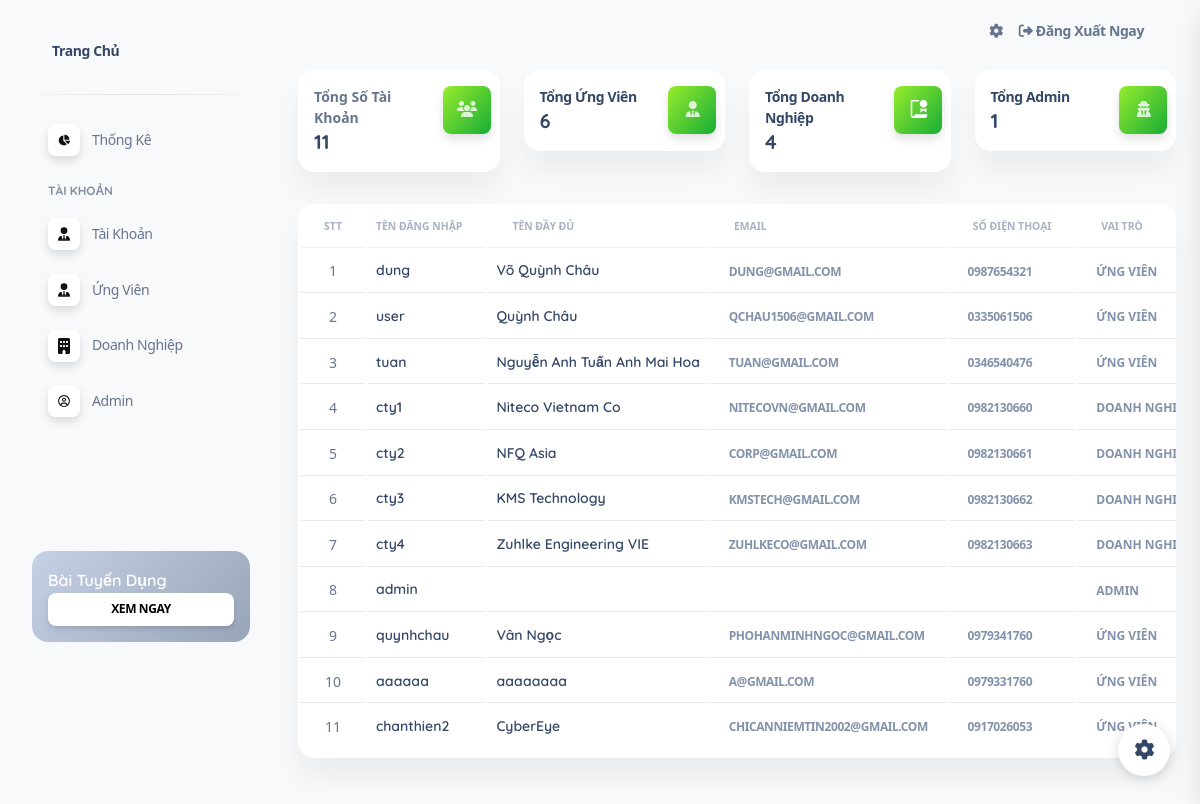
The page /src/WEB/index.php?act=account (signed in) on the database its author committed.
### tables this page shows
CREATE TABLE `user` (
  `id` int(10) NOT NULL,
  `username` varchar(255) NOT NULL,
  `pass` varchar(255) NOT NULL,
  `name` varchar(255) NOT NULL,
  `email` varchar(255) NOT NULL,
  `phone` varchar(13) NOT NULL,
  `address` varchar(255) NOT NULL,
  `role` int(2) NOT NULL
);

### src/WEB/index.php (called while the page is built)
<?php
include 'controller/controller.php';

### src/WEB/model/pdo.php (called while the page is built, shortened)
<?php
function pdo_get_connection(){
    $servername = "mariadb_server";
    $username = "ankan";
    $password = "310102";
    try {
        $conn = new PDO("mysql:host=$servername;dbname=web_tuyendung", $username, $password);
        $conn->setAttribute(PDO::ATTR_ERRMODE, PDO::ERRMODE_EXCEPTION);
        return $conn;
    } catch(PDOException $e) {
        echo "Connection failed: " . $e->getMessage();
    }
}
function pdo_query($sql){
    $sql_args=array_slice(func_get_args(),1);
    try{
        $conn=pdo_get_connection();
        $stmt=$conn->prepare($sql);
        $stmt->execute($sql_args);
        $rows=$stmt->fetchAll();
        return $rows;
    }
    catch(PDOException $e){
        throw $e;
    }
    finally{
        unset($conn);
    }
}
function pdo_query_one($sql){
    $sql_args=array_slice(func_get_args(),1);
    try{
        $conn=pdo_get_connection();
        $stmt=$conn->prepare($sql);
        $stmt->execute($sql_args);
        $row=$stmt->fetch(PDO::FETCH_ASSOC);
        return $row;
    }
    catch(PDOException $e){
        throw $e;
    }
    finally{
        unset($conn);
    }
}

### src/WEB/model/admin.php (called while the page is built, shortened)
<?php
function manageAdmin($id)
{
    $sql = "SELECT * FROM user u
            WHERE u.role = 1 AND u.id = ?";
    return pdo_query_one($sql, $id);
}
function list_user()
{
    $sql = "SELECT * FROM user ";
    return pdo_query($sql);
}
function countUser($role)
{
    $sql = "SELECT COUNT(*) as userCount FROM user WHERE role = ?";
    $result = pdo_query_one($sql, $role);
    return $result['userCount'];
}
function countUserId()
{
    $sql = "SELECT COUNT(id) as total FROM user";
    $result = pdo_query_one($sql);
    return $result['total'];
}

### src/WEB/view/admin/account.php (the view, shortened to what this page needs)
<div class="container-fluid py-2">
    <div class="row">
        <div class="col-xl-3 col-sm-6 mb-xl-0 mb-4">
            <div class="card">
                <div class="card-body p-3">
                    <div class="row">
                        <div class="col-8">
                            <div class="numbers">
                                <p class="text-sm mb-0 text-capitalize font-weight-bold">Tổng Số Tài Khoản</p>
                                <h5 class="font-weight-bolder mb-0">
                                    <?= $totalUsers ?>
                                </h5>
                            </div>
                        </div>
                        <div class="col-4 text-end">
                            <div class="icon icon-shape bg-gradient-success shadow text-center border-radius-md">
                                <i class="fa-solid fa-users" aria-hidden="true"></i>
                            </div>
                        </div>
                    </div>
                </div>
            </div>
        </div>
        <div class="col-xl-3 col-sm-6 mb-xl-0 mb-4">
        <a href="index.php?act=listcv">
            <div class="card">
                <div class="card-body p-3">
                    <div class="row">
                        <div class="col-8">
                            <div class="numbers">
                                <p class="text-sm mb-0 text-capitalize font-weight-bold">Tổng ứng Viên</p>
                                <h5 class="font-weight-bolder mb-0">
                                    <?= $user ?>
                                </h5>
                            </div>
                        </div>
                        <div class="col-4 text-end">
                            <div class="icon icon-shape bg-gradient-success shadow text-center border-radius-md">
                                <i class="fa-solid fa-user-tie" aria-hidden="true"></i>
                            </div>
                        </div>
                    </div>
                </div>
            </div></a>
        </div>
        <div class="col-xl-3 col-sm-6 mb-xl-0 mb-4">
            <a href="index.php?act=listcorp">
                <div class="card">
                    <div class="card-body p-3">
                        <div class="row">
                            <div class="col-8">
                                <div class="numbers">
                                    <p class="text-sm mb-0 text-capitalize font-weight-bold">Tổng Doanh Nghiệp</p>
                                    <h5 class="font-weight-bolder mb-0">
                                        <?= $corp ?>
                                    </h5>
                                </div>
                            </div>
                            <div class="col-4 text-end">
                                <div class="icon icon-shape bg-gradient-success shadow text-center border-radius-md">
                                    <i class="ni ni-paper-diploma text-lg opacity-10" aria-hidden="true"></i>
                                </div>
                            </div>
                        </div>
                    </div>
                </div>
            </a>
        </div>
        <div class="col-xl-3 col-sm-6 mb-xl-0 mb-4">
        <a href="index.php?act=listadmin">
            <div class="card">
                <div class="card-body p-3">
                    <div class="row">
                        <div class="col-8">
                            <div class="numbers">
                                <p class="text-sm mb-0 text-capitalize font-weight-bold">Tổng Admin</p>
                                <h5 class="font-weight-bolder mb-0">
                                    <?= $admin ?>
                                </h5>
                            </div>
                        </div>
                        <div class="col-4 text-end">
                            <div class="icon icon-shape bg-gradient-success shadow text-center border-radius-md">
                                <i class="fa-solid fa-user-secret" aria-hidden="true"></i>
                            </div>
                        </div>
                    </div>
                </div>
            </div></a>
        </div>
    </div>
</div>
<div class="container-fluid py-4">
    <div class="row">
        <div class="col-12">
            <div class="card mb-4">
                <div class="card-body px-0 pt-0 pb-2">
                    <div class="table-responsive p-0">
                        <table class="table align-items-center mb-0" id="myTable">
                            <thead>
                                <tr>
                                <th class="text-uppercase text-secondary text-xxs font-weight-bolder opacity-7 ">STT</th>
                                    <th class="text-uppercase text-secondary text-xxs font-weight-bolder opacity-7 ps-2">Tên Đăng Nhập</th>
                                    <th class="text-left text-uppercase text-secondary text-xxs font-weight-bolder opacity-7">Tên Đầy Đủ</th>
                                    <th class="text-left text-uppercase text-secondary text-xxs font-weight-bolder opacity-7">Email</th>
                                    <th class="text-left text-uppercase text-secondary text-xxs font-weight-bolder opacity-7">Số Điện Thoại</th>
                                    <th class="text-left text-uppercase text-secondary text-xxs font-weight-bolder opacity-7">Vai Trò</th>
                                </tr>
                            </thead>
                            <tbody>
                                <?php foreach ($listuser as $user) :; ?>
                                    <?php if ($user['role'] == 1) {
                                        $user['role'] = 'Admin';
                                    } elseif ($user['role'] == 2) {
                                        $user['role'] = 'Ứng viên';
                                    } elseif ($user['role'] == 3) {
                                        $user['role'] = 'Doanh Nghiệp';
                                    } ?>
                                    <tr>
                                        <td class="align-middle text-center text-sm"></td>
                                        <td>
                                            <h6 class="mb-0 text-sm"><?= $user['username'] ?></h6>
                                        </td>
                                        <td class="align-middle text-left text-sm">
                                            <h6 class="mb-0 text-sm "><?= $user['name'] ?></h6>
                                        </td>
                                        <td class="align-middle text-left"><a href="mailto:<?= $user['email'] ?>">
                                                <span class="badge badge-sm  text-secondary"><?= $user['email'] ?></span></a>
                                        </td>
                                        <td class="align-middle text-left"><a href="tel:<?= $user['phone'] ?>">
                                                <span class="badge badge-sm  text-secondary"><?= $user['phone'] ?></span></a>
                                        </td>
                                        <td class="align-middle text-left">
                                            <span class="badge badge-sm  text-secondary"><?= $user['role'] ?></span>
                                        </td>
                                    </tr>
                                <?php endforeach; ?>
                            </tbody>
                        </table>
                    </div>
                </div>
            </div>
        </div>
    </div>
</div>
</main>

### src/WEB/assets/css/meanmenu.css (style rules this page uses)
body { font-family:oswald,sans-serif;padding:0;margin:0;font-size:15px;background-color:#f1f1f1 }

### src/WEB/assets/css/responsive.css (style rules this page uses)
:root { --main: rgba(0,0,0,0.9); --secondary: rgb(12, 104, 185); --secondary-child: rgba(78,205,196,0.5); --font: rgba(0,0,0,0.9); }

### src/WEB/assets/css/nucleo-svg.css (style rules this page uses)
.icon { display: inline-block; color: #111111; height: 1em; width: 1em; }
.icon { fill: currentColor; stroke: none; }

### rows shown on the page
user: username "dung", name "Võ Quỳnh Châu", email "DUNG@GMAIL.COM", phone "0987654321", role "ỨNG VIÊN"
user: username "user", name "Quỳnh Châu", email "QCHAU1506@GMAIL.COM", phone "0335061506", role "ỨNG VIÊN"
user: username "tuan", name "Nguyễn Anh Tuấn Anh Mai Hoa", email "TUAN@GMAIL.COM", phone "0346540476", role "ỨNG VIÊN"
user: username "cty1", name "Niteco Vietnam Co", email "NITECOVN@GMAIL.COM", phone "0982130660", role "DOANH…"
user: username "cty2", name "NFQ Asia", email "CORP@GMAIL.COM", phone "0982130661", role "DOANH…"
user: username "cty3", name "KMS Technology", email "KMSTECH@GMAIL.COM", phone "0982130662", role "DOANH…"
user: username "cty4", name "Zuhlke Engineering VIE", email "ZUHLKECO@GMAIL.COM", phone "0982130663", role "DOANH…"
user: username "admin", role "ADMIN"
user: username "quynhchau", name "Vân Ngọc", email "PHOHANMINHNGOC@GMAIL.COM", phone "0979341760", role "ỨNG VIÊN"
user: username "aaaaaa", name "aaaaaaaa", email "A@GMAIL.COM", phone "0979331760", role "ỨNG VIÊN"
user: username "chanthien2", name "CyberEye", email "CHICANNIEMTIN2002@GMAIL.COM", phone "0917026053", role "ỨNG VIÊN"

### other values the page prints
$totalUsers "11"
$user "6"
$corp "4"
$admin "1"
